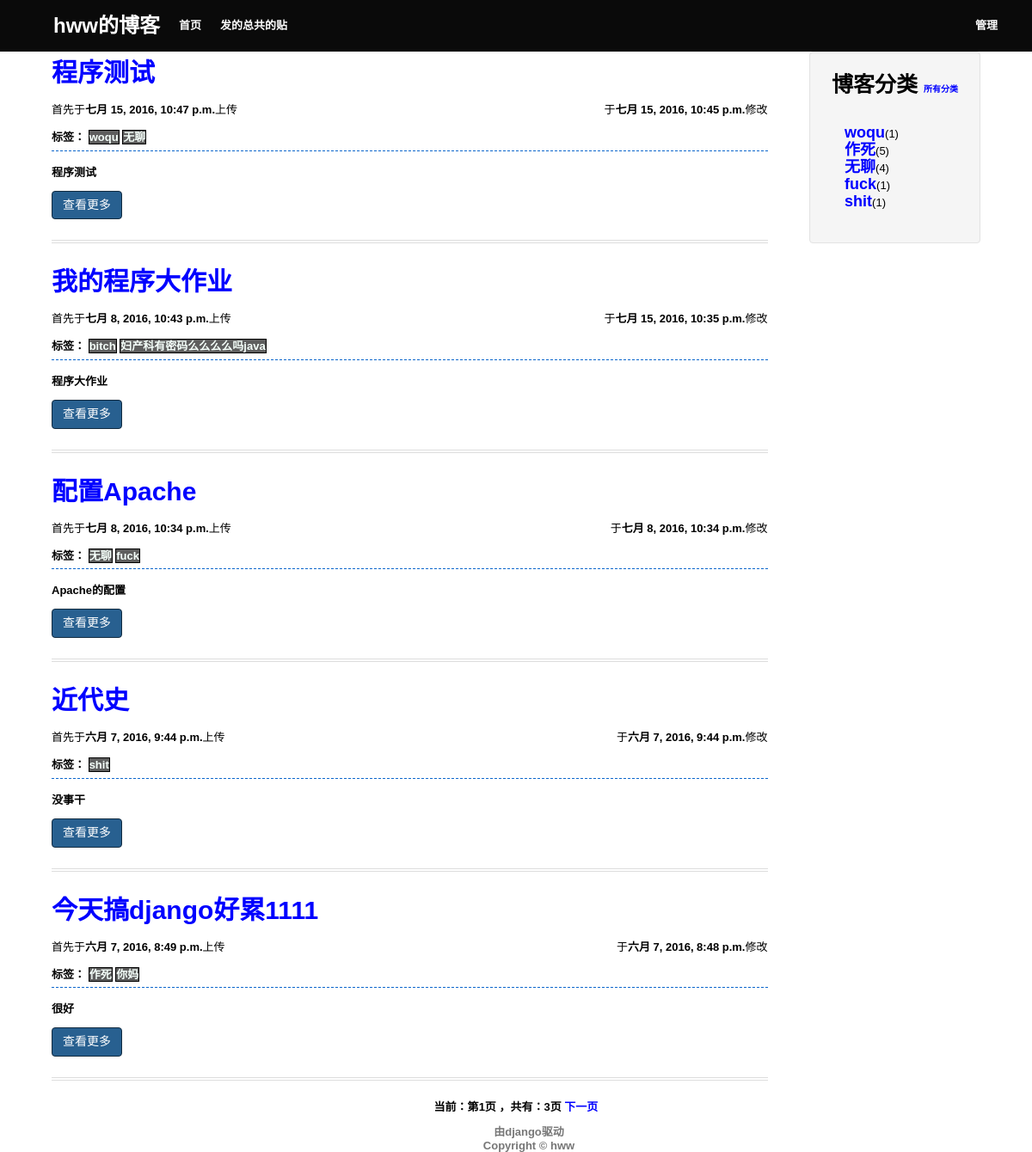
Before: / with the older database file.
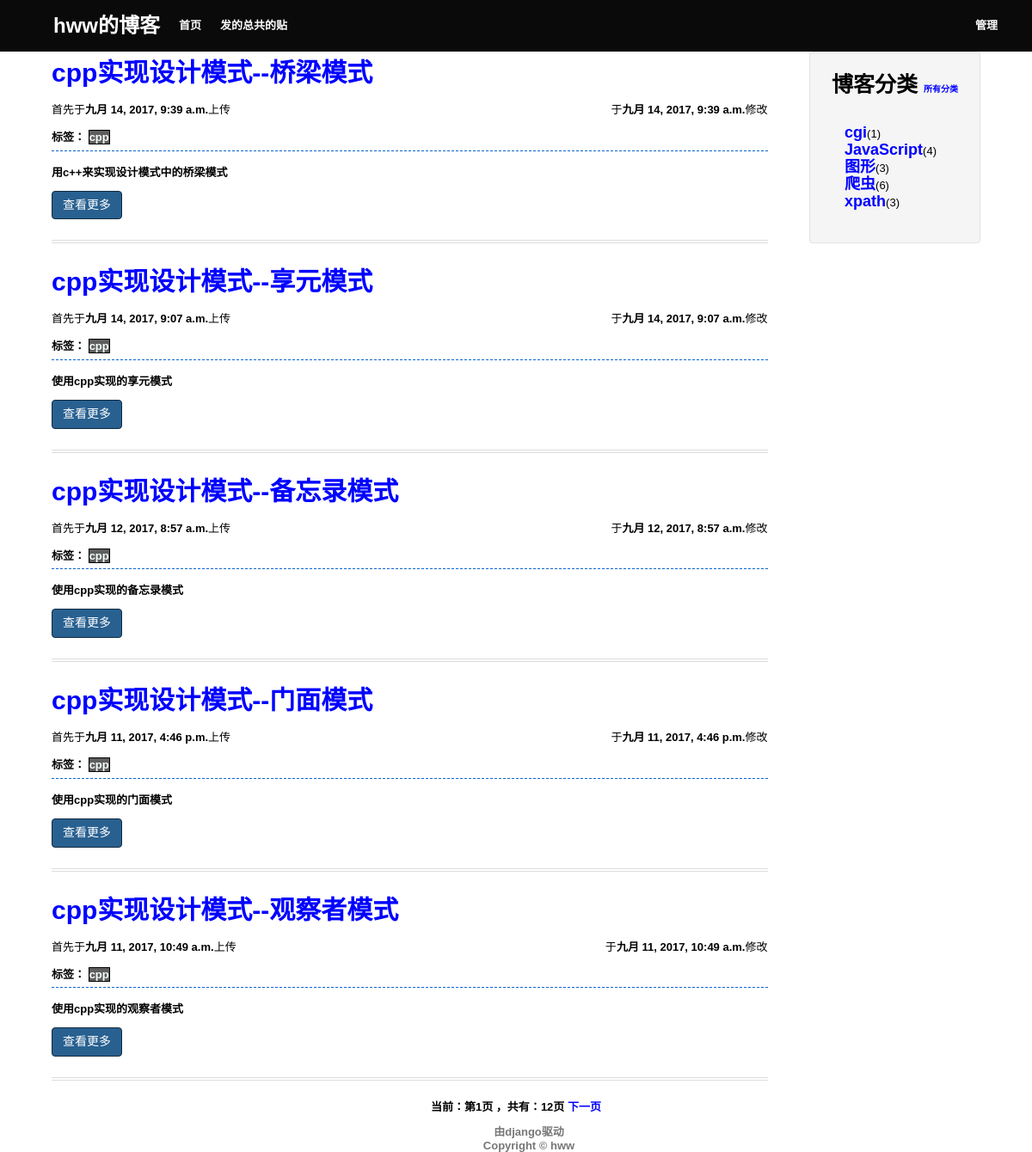
After: the same page with the newer database file.
### myblog/models.py (models this page shows, shortened)
class Category(models.Model):
    name=models.CharField('文章类别',max_length=32)
    time=models.DateTimeField('第一次创建时间',auto_now_add=True)
    class Meta:
        ordering=['-time']

class Article(models.Model):
    title=models.CharField('标题',max_length=128)
    category=models.ManyToManyField(Category)
    First_time=models.DateTimeField('第一次发表时间',auto_now_add=True)
    Revise_time=models.DateTimeField('修改时间')
    sumarry=models.CharField('梗概',max_length=280,default='')
    content = RichTextField('内容')
    class Meta:
        ordering = ['-Revise_time']

### myblog/views.py (the view)
# urls.py: url(r'^$',views.all_article,name='all_article'),
def all_article(request):
    context_dict={}
    article=Article.objects.all()
    paginator = Paginator(article, 5) # Show 25 contacts per page
    page = request.GET.get('page')
    try:
        contact = paginator.page(page)
    except PageNotAnInteger:
        contact = paginator.page(1)
    except EmptyPage:
        contact = paginator.page(paginator.num_pages)
    except Article.DoesNotExist:
        pass
    context_dict['contacts']=contact
    context_dict['category']=Category.objects.all()[:5]
    context_dict['more']=Category.objects.all()[5:]
    '''paginator = Paginator(category, 5) # Show 25 contacts per page
    page = request.GET.get('page')
    try:
        contacts = paginator.page(page)
    except PageNotAnInteger:
            # If page is not an integer, deliver first page.
        contacts = paginator.page(1)
    except EmptyPage:
            # If page is out of range (e.g. 9999), deliver last page of results.
        contacts = paginator.page(paginator.num_pages)'''
    return render(request, 'index.html', context_dict)

### myblog/templates/index.html (shortened to what this page needs)
<html>
<head>
</head>
<body>
<link href="/static/css/first_page.css" type="text/css" rel="stylesheet" />
	<div class="whole_header">
		<div class="nav">
			<div style="width: 1120px; margin: 0 auto">
				<div class="inner_nav1">
					<a style="font-size: 24px;" href='/'>hww的博客</a>
					<a href="/">首页</a>
					<a href='/'>发的总共的贴</a>
				</div>
				<div class="inner_nav2">
					<a href="/admin">管理</a>
				</div>
			</div>
		</div>
	</div>
	<br/>
	<br/>
	<br/>
	<br/>
<div class="body">
		<div class="col-lg-4">
			<div class="well">
					<div class="h">
					<strong>博客分类</strong>
					<small style="font-size:10px;">
					{% if more %}
						<a href="/category/all/this">所有分类</a>
					{%else%}
						<p style="color:blue;">没有更多</p>
					{% endif %}
					</small>
					</div>
					<span class="row">
						<div class="col-lg-12">
							<ul class="list-unstyled" >
								{% for j in category%}
								<li><a style="font-size:18px;line-height:20px;font-weight:blod;" href='/category/{{j.name }}' class="CategoryName">{{j.name }}</a>({{j.article_set.all|length}})</li>
								{%endfor%}
							</ul>
						</div>
					</span>
			</div>
		</div>
		<div class="col-lg-8">
			<div class="article">
				<div>
					{%for i in contacts%}
						<a style="font-size:30px;" href="/article/{{i.title}}" class="URLName" >{{i.title}}</a>
						<p>
						<span>首先于<strong>{{i.First_time}}</strong>上传</span>
						<span style="float:right;">于<strong>{{i.Revise_time}}</strong>修改</span>
						</p>
						<strong>标签：</strong>
						{%for k in i.category.all%}
							<a style="color:#F5FFFA;border: 1px solid #000;" href='/category/{{k.name}}' class="Belong" ><span style="background-color: #5e5e5e;">{{k.name}}</span></a>
						{%endfor%}
						<hr style="height:1px;border:none;border-top:1px dashed #0066CC;"/>
						<p class="summary" ><strong>{{i.sumarry}}</strong></p>
						<a class="btn" style="background-color: #286090;border-color: #122b40;color: #fff;" href="/article/{{i.title}}">查看更多</a>
						<div style="border-bottom: 4px double #ddd;height: 4px;margin: 20px 0;"></div>
					{%endfor%}
				</div>
			</div>
		</div>
		<div class="pagination">
			<span class="step-links">
				<span class="current">
					<span style="font-weight:bold;">当前：第{{ contacts.number }}页 ，共有：{{ contacts.paginator.num_pages }}页</span>
				</span>
				{% if contacts.has_next %}
					<a href="?page={{ contacts.next_page_number }}">下一页</a>
				{% endif %}
			</span>
		</div>
		<footer>
			<div class="text-center">
				<div class="row">
					<div class="col-lg-12">
						<div class="text-muted">
							<a href="https://www.djangoproject.com/">由django驱动</a>
							<br/>
							<a href="/introduce">Copyright © hww</a>
						</div>
					</div>
				</div>
			</div>
		</footer>
</div>
</body>
</html>

Changed rows visible on the page:
no longer on this page (row edited): Category: name "woqu", article_set.all|length "1"
no longer on this page (row edited): Category: name "作死", article_set.all|length "5"
no longer on this page (row edited): Category: name "fuck", article_set.all|length "1"
no longer on this page (row edited): Category: name "shit", article_set.all|length "1"
no longer on this page (row edited): Article: title "程序测试", First_time "七月 15, 2016, 10:47 p.m.", Revise_time "七月 15, 2016, 10:45 p.m.", sumarry "程序测试", Category (name "无聊")
no longer on this page (row edited): Article: title "我的程序大作业", First_time "七月 8, 2016, 10:43 p.m.", Revise_time "七月 15, 2016, 10:35 p.m.", sumarry "程序大作业"
no longer on one of the page's lists (row edited): Category: name "无聊", article_set.all|length "4"
no longer on this page (row edited): Category: name "bitch", shown under "我的程序大作业"
no longer on this page (row edited): Category: name "妇产科有密码么么么么吗java", shown under "我的程序大作业"
no longer on this page (row edited): Article: title "配置Apache", First_time "七月 8, 2016, 10:34 p.m.", Revise_time "七月 8, 2016, 10:34 p.m.", sumarry "Apache的配置", Category (name "无聊")
no longer on this page (row edited): Article: title "近代史", First_time "六月 7, 2016, 9:44 p.m.", Revise_time "六月 7, 2016, 9:44 p.m.", sumarry "没事干"
no longer on this page (row edited): Article: title "今天搞django好累1111", First_time "六月 7, 2016, 8:49 p.m.", Revise_time "六月 7, 2016, 8:48 p.m.", sumarry "很好"
no longer on this page (row edited): Category: name "你妈", shown under "今天搞django好累1111"
added Category: name "cgi", article_set.all|length "1"
added Category: name "JavaScript", article_set.all|length "4"
added Category: name "图形", article_set.all|length "3"
added Category: name "爬虫", article_set.all|length "6"
added Category: name "xpath", article_set.all|length "3"
added Article: title "cpp实现设计模式--桥梁模式", First_time "九月 14, 2017, 9:39 a.m.", Revise_time "九月 14, 2017, 9:39 a.m.", sumarry "用c++来实现设计模式中的桥梁模式", Category (name "cpp")
added Article: title "cpp实现设计模式--享元模式", First_time "九月 14, 2017, 9:07 a.m.", Revise_time "九月 14, 2017, 9:07 a.m.", sumarry "使用cpp实现的享元模式", Category (name "cpp")
added Article: title "cpp实现设计模式--备忘录模式", First_time "九月 12, 2017, 8:57 a.m.", Revise_time "九月 12, 2017, 8:57 a.m.", sumarry "使用cpp实现的备忘录模式", Category (name "cpp")
added Article: title "cpp实现设计模式--门面模式", First_time "九月 11, 2017, 4:46 p.m.", Revise_time "九月 11, 2017, 4:46 p.m.", sumarry "使用cpp实现的门面模式", Category (name "cpp")
added Article: title "cpp实现设计模式--观察者模式", First_time "九月 11, 2017, 10:49 a.m.", Revise_time "九月 11, 2017, 10:49 a.m.", sumarry "使用cpp实现的观察者模式", Category (name "cpp")
Other visible differences:
{{ contacts.paginator.num_pages }}: "3" → "12"
